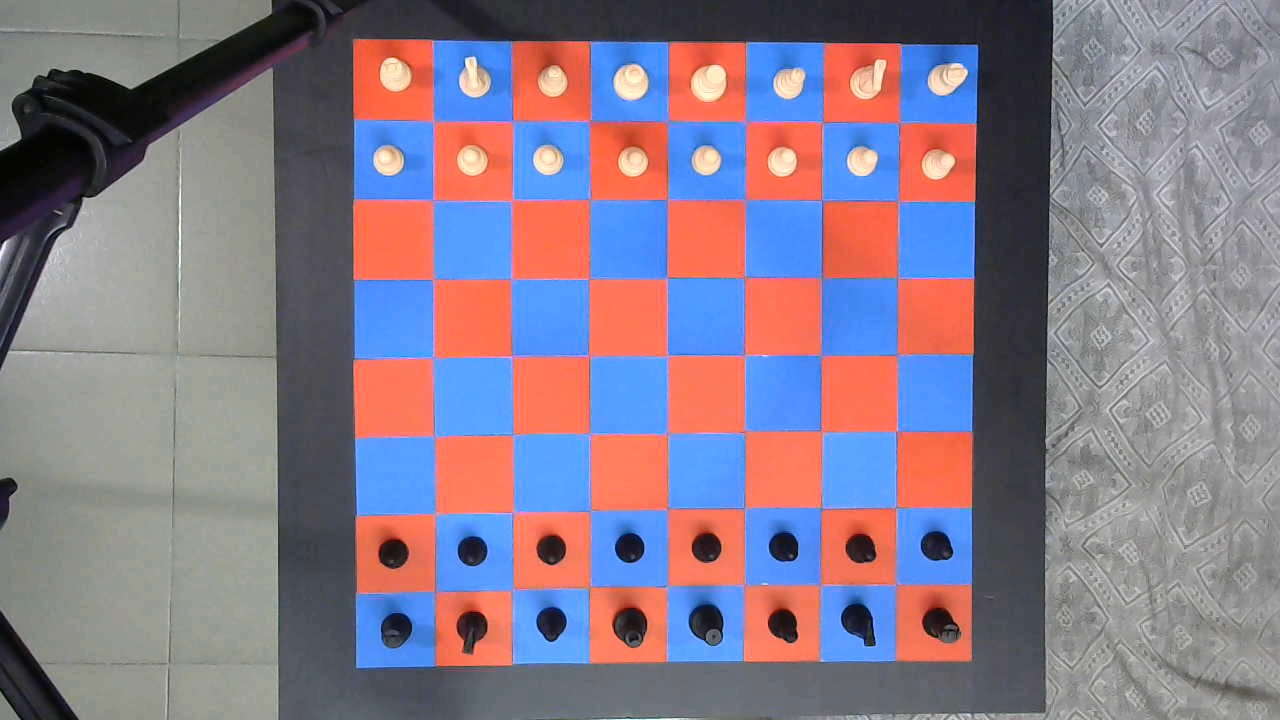
%> input picture Matlab/Final Game/WorkDir/image (1).jpg, 1280 x 720 px
$ octave photo.m   (GNU Octave 9; MATLAB toolbox functions it lacks are replaced by stand-ins)
%> lines starting %> are read from the running program, lines starting %| are printed output that depends on the picture; in (x1, y1, x2, y2) boxes, pixels count from 0 and x2, y2 are one past the last pixel; in counts of white or black regions, pixels touching at a corner belong together; the program's own positions count from 1
clear all
close all
clc

r = 0.5 ;
g = 0.5 ;
b = 0.5 ;
noise = 10;

img = imread('D:\Workspace\Term Project MATLAB\Sample Game\image (1).jpg');
%> img is the input picture: size 720x1280x3 uint8; mean R, G, B 136.3, 123.1, 138.3

R = img(:,:,1);
G = img(:,:,2);
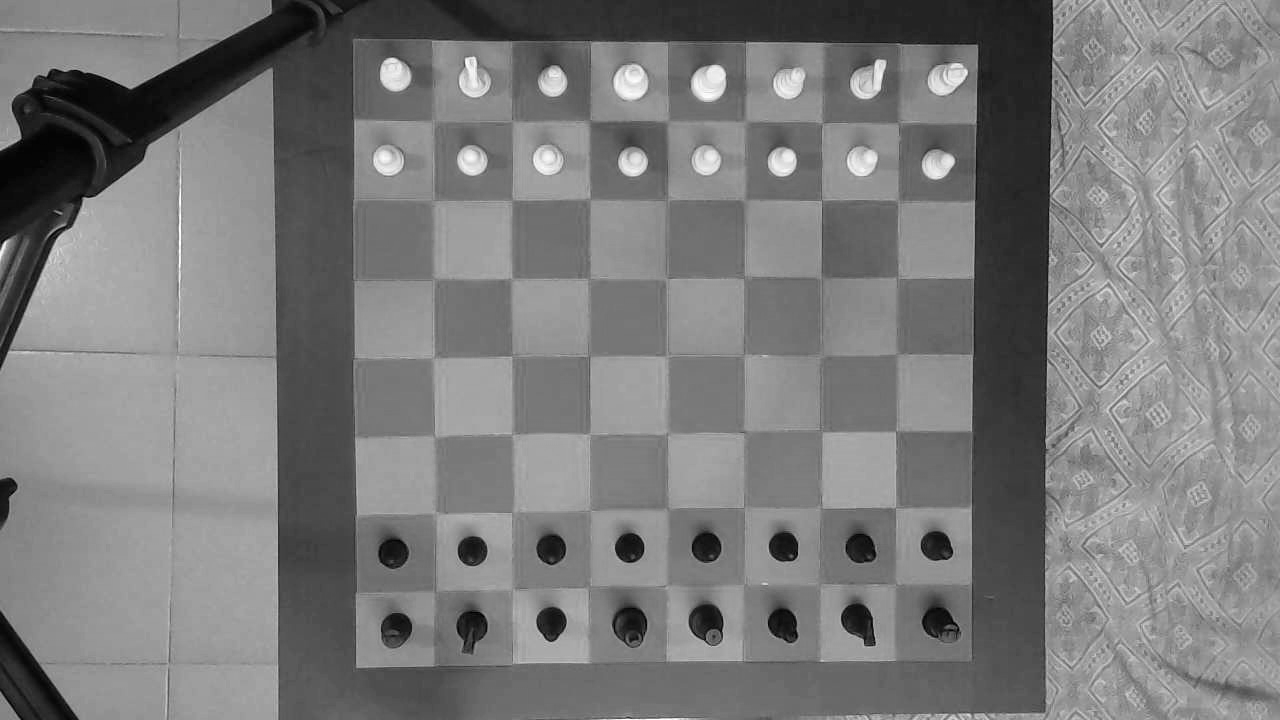
%> G: size 720x1280 uint8; min 0, max 255, mean 123.1
B = img(:,:,3);

R = im2bw(R,r);
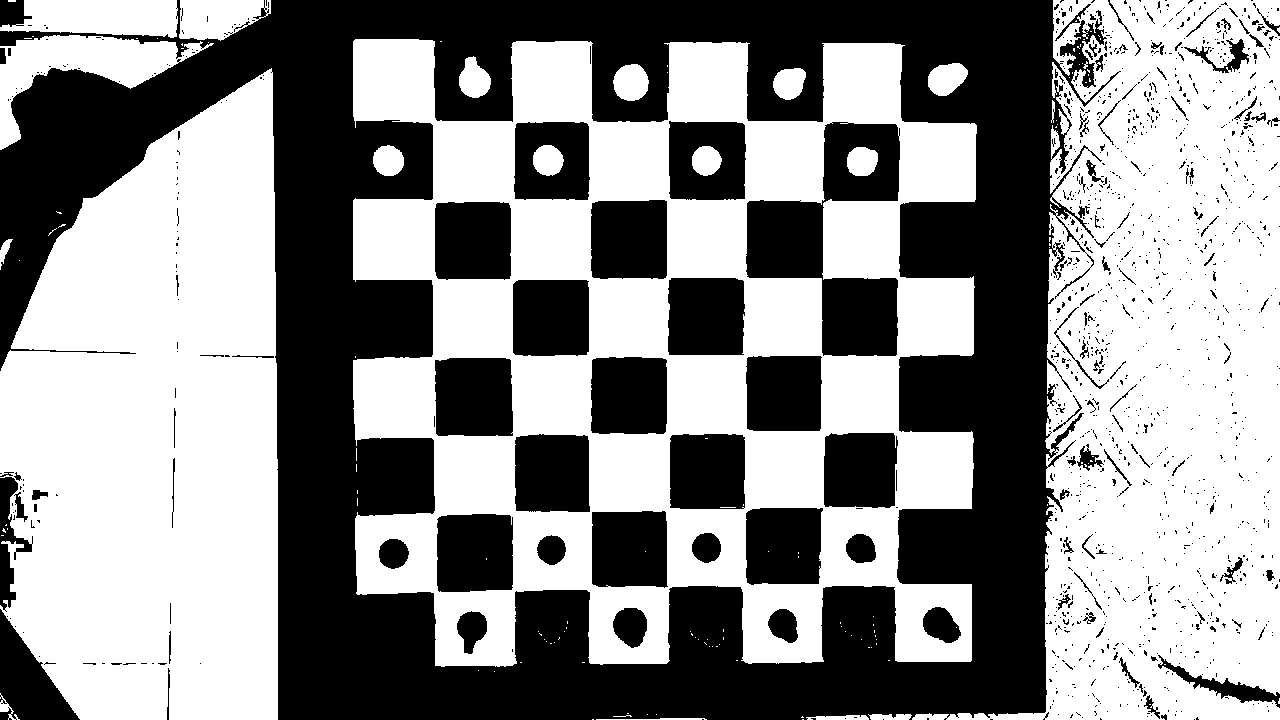
%> R: size 720x1280 logical; 56% white; 1306 black regions (1172 under 20 px), largest, box (x1, y1, x2, y2) and area: (0, 0, 1121, 720) 281022, (746, 122, 900, 356) 16721, (435, 358, 513, 436) 5902
G = im2bw(G,g);
%> G: size 720x1280 logical; 55.8% white; 1506 black regions (1387 under 20 px), largest, box (x1, y1, x2, y2) and area: (0, 0, 1116, 720) 346673, (591, 435, 746, 588) 10089, (512, 514, 667, 651) 7665
B = im2bw(B,b);
%> B: size 720x1280 logical; 56.4% white; 1197 black regions (1084 under 20 px), largest, box (x1, y1, x2, y2) and area: (0, 0, 1094, 720) 284176, (670, 357, 822, 507) 10958, (514, 201, 590, 278) 5707

D = R&B ;
%> D: size 720x1280 logical; 37.1% white; 242 white regions (202 under 20 px), largest, box (x1, y1, x2, y2) and area: (912, 0, 1280, 720) 152950, (0, 68, 278, 720) 140584, (353, 41, 976, 665) 19176

E = imcomplement(R) & imcomplement(B) ;
%> E: size 720x1280 logical; 24.7% white; 1127 white regions (1033 under 20 px), largest, box (x1, y1, x2, y2) and area: (0, 0, 1094, 720) 199774, (0, 610, 80, 720) 4308, (1158, 655, 1280, 708) 1326
F = R|B ;
F = imfill(F,'holes');
%> F: size 720x1280 logical; 77.5% white; 28 black regions (18 under 20 px), largest, box (x1, y1, x2, y2) and area: (0, 0, 1080, 720) 199371, (0, 610, 80, 720) 4297, (1158, 655, 1280, 708) 1325
E = E & F ;
%> E: size 720x1280 logical; 2.2% white; 1131 white regions (1041 under 20 px), largest, box (x1, y1, x2, y2) and area: (689, 604, 723, 646) 1080, (613, 608, 647, 648) 1030, (841, 603, 875, 646) 957

D = imopen(D,strel('disk',noise));
%> D: size 720x1280 logical; 26.2% white; 49 white regions, largest, box (x1, y1, x2, y2) and area: (0, 92, 278, 720) 137150, (1097, 123, 1280, 574) 36711, (1063, 461, 1230, 595) 11661
E = imopen(E,strel('disk',noise));
%> E: size 720x1280 logical; 1.3% white; 16 white regions, largest, box (x1, y1, x2, y2) and area: (613, 608, 647, 647) 1011, (689, 604, 723, 636) 855, (923, 608, 957, 641) 854


g = zeros(size(G));
g = ((g & imcomplement(E)) | D)*(2^8) ;
r = (R & imcomplement(E)) | D ;
b = (B & imcomplement(E)) | D ;

img2 = cat(3, r, g, b);
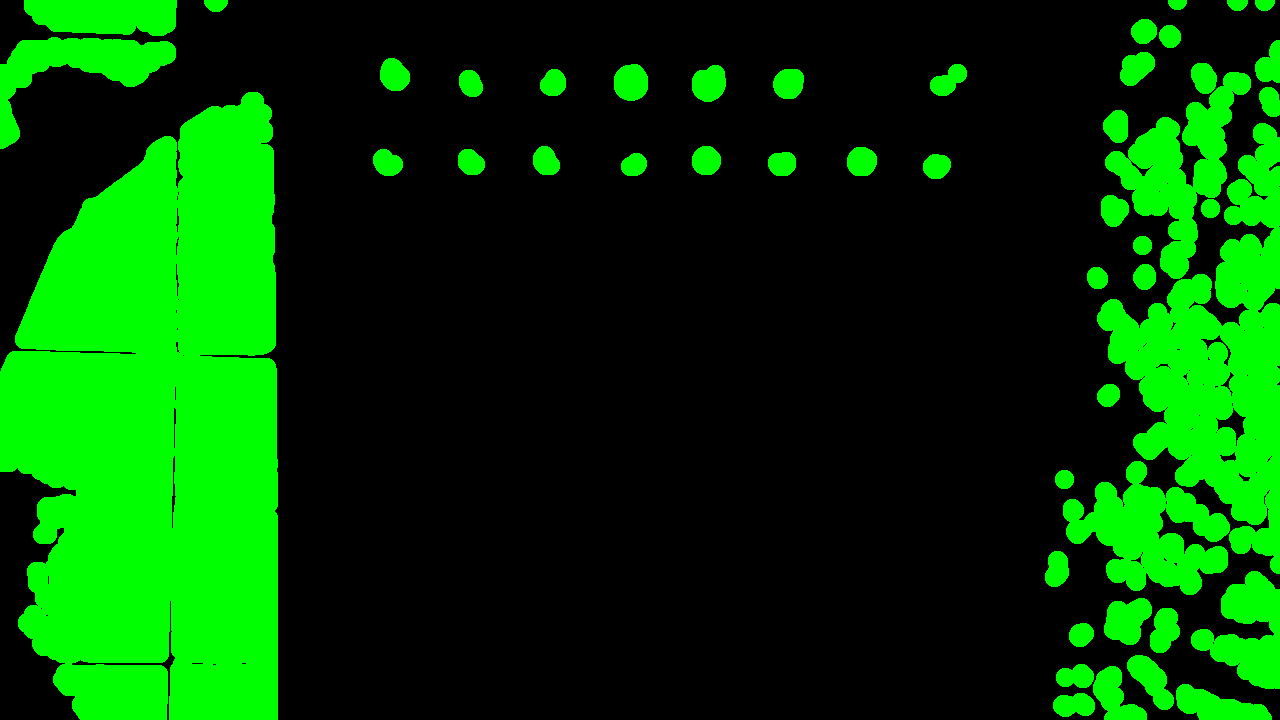
%> img2: size 720x1280x3 double; mean R, G, B 0.6, 67.1, 0.6; drawn with min black and max white
figure,subplot(121), imshow(img), subplot(122),imshow(img2) ;
%> after `imshow(img2)`:
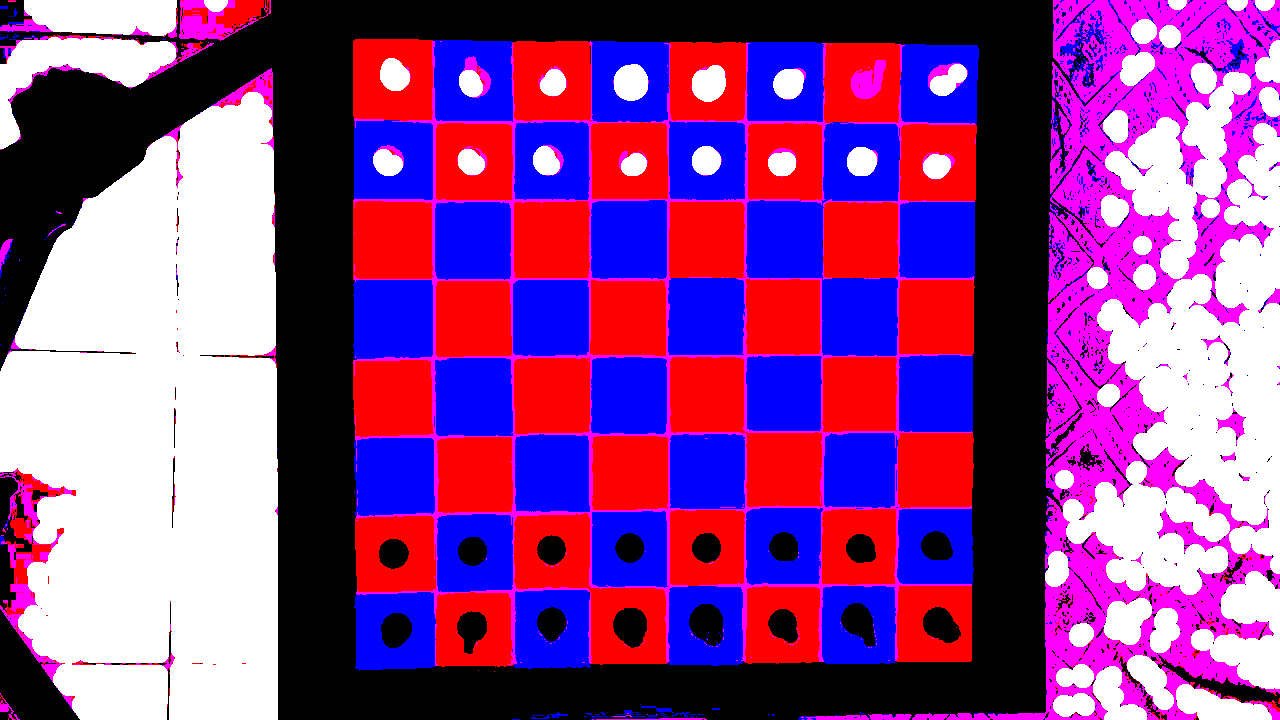
%> displayed picture: size 720x1280x3, on the screen's scale of 0 to 255; mean R, G, B 142.7, 66.9, 143.8
